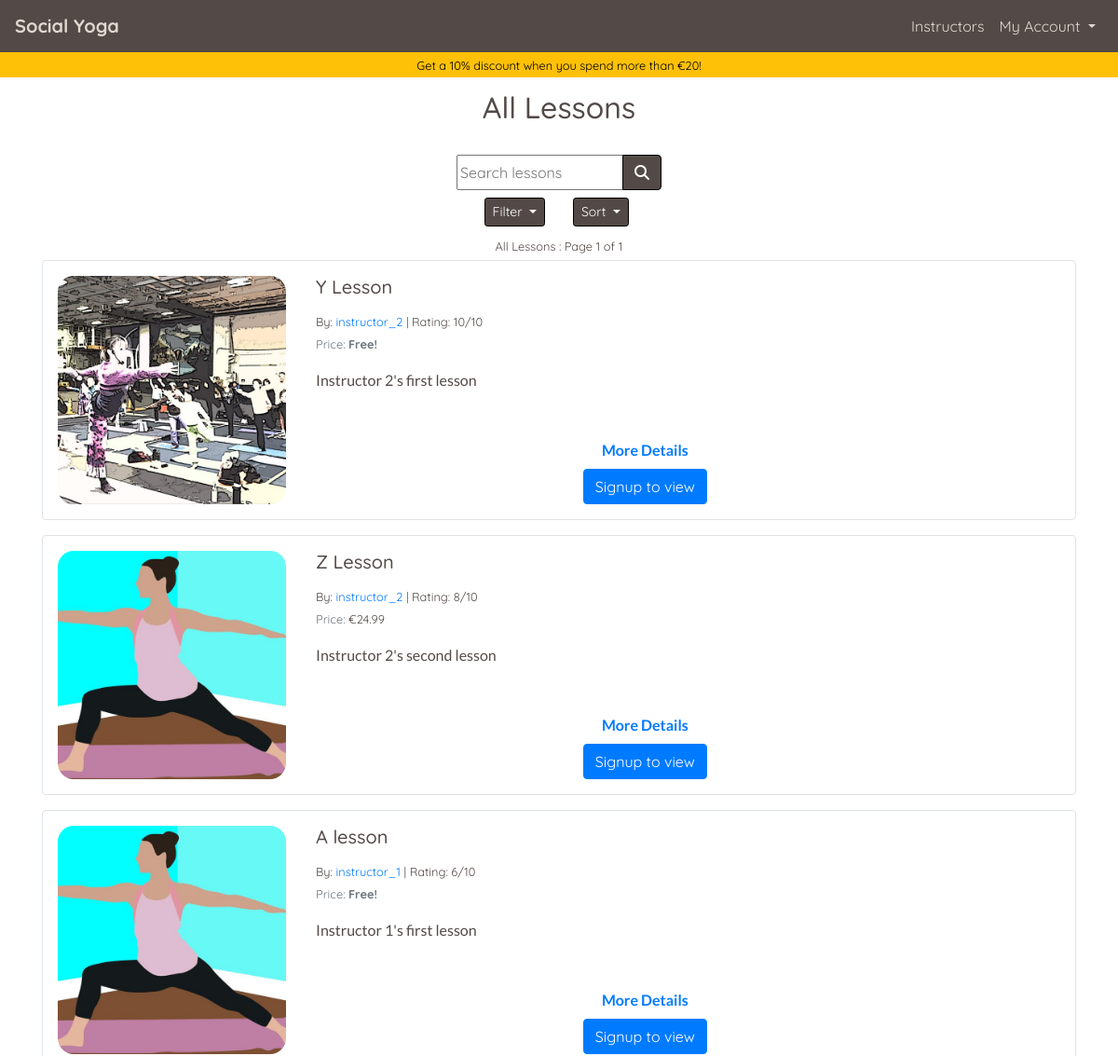
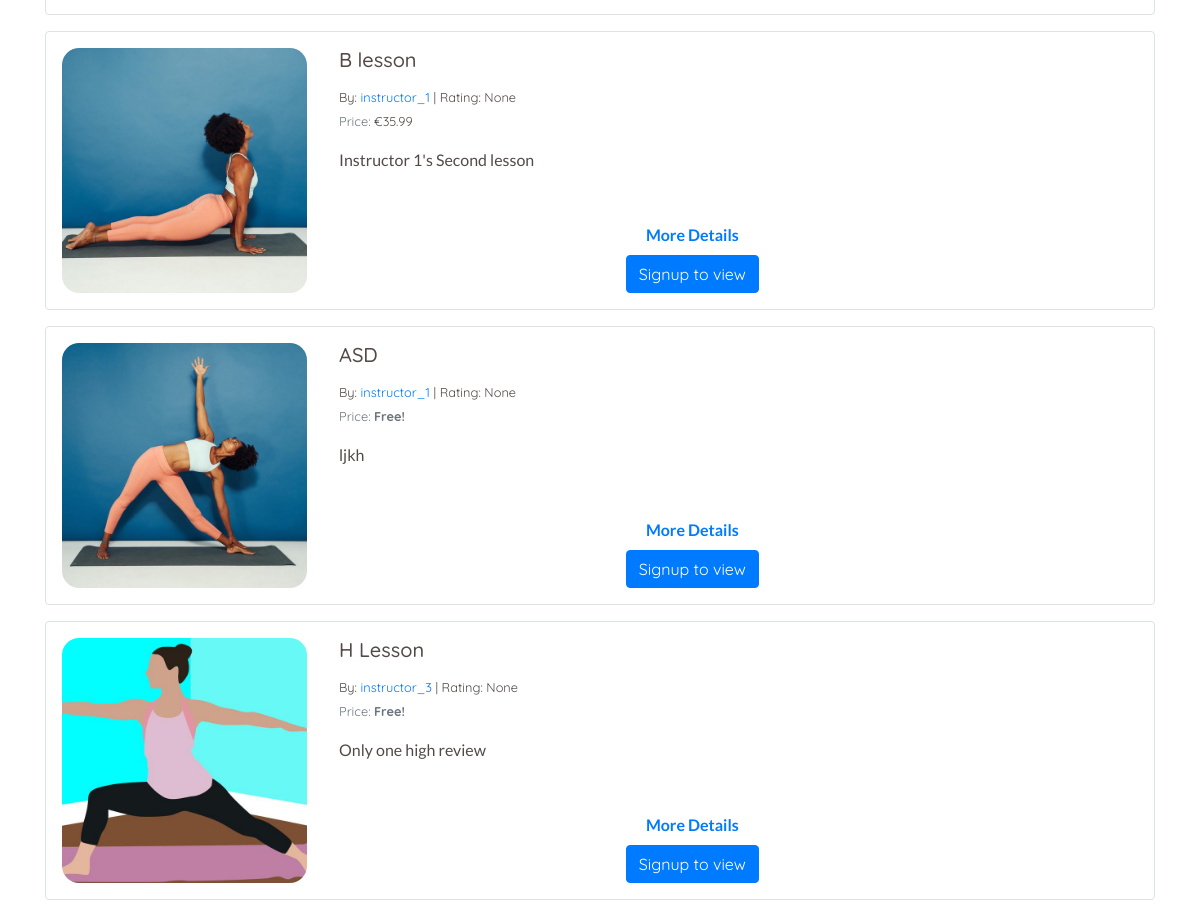
Screenshot of /lessons/ with the database file from the repository (2 pictures, top to bottom).
### lessons/models.py (models this page shows, shortened)
class Lesson(models.Model):
    lesson_id = models.CharField(max_length=32,
                                 null=False,
                                 editable=False)
    instructor_profile = models.ForeignKey(UserProfile,
                                           on_delete=models.SET_NULL,
                                           null=True,
                                           blank=True,
                                           related_name='lessons')
    lesson_name = models.CharField(max_length=32,
                                   null=False,
                                   editable=True)
    card_description = models.TextField(max_length=254)
    description = models.TextField(max_length=2048)
    image = ResizedImageField(size=[600, 600],
                              quality=75,
                              crop=['middle', 'center'],
                              force_format='JPEG',
                              upload_to='lesson_images/')
    rating = models.DecimalField(max_digits=5,
                                 decimal_places=0,
                                 null=True, blank=True)
    video_url = models.URLField(max_length=1024,
                                blank=False,
                                null=False)
    time = models.IntegerField(blank=False, null=False)
    is_free = models.BooleanField(default=True)
    price = models.DecimalField(max_digits=6,
                                decimal_places=2,
                                blank=False,
                                null=False,
                                default=0.00)

### profiles/models.py (models this page shows, shortened)
class UserProfile(models.Model):
    user = models.OneToOneField(User, on_delete=models.CASCADE)
    first_name = models.CharField(max_length=50, null=False, blank=False)
    last_name = models.CharField(max_length=50, null=False, blank=False)
    is_instructor = models.BooleanField(default=False)
    requested_instructor_status = models.BooleanField(default=False)
    card_description = models.TextField(max_length=256, blank=True, default='')
    profile_description = models.TextField(max_length=650,
                                           blank=True,
                                           default='')
    image = ResizedImageField(size=[600, 600],
                              quality=75,
                              crop=['middle', 'center'],
                              force_format='JPEG',
                              null=True,
                              blank=True,
                              upload_to='profile_images/')
    rating = models.DecimalField(max_digits=5,
                                 decimal_places=0,
                                 null=True,
                                 blank=True)
    lesson_count = models.IntegerField(default=0, editable=False)
    def __str__(self):
        return self.user.username

### lessons/views.py (the view, shortened to what this page needs)
# urls.py: path('', views.lessons, name='lessons'),
def lessons(request):
    profile = get_profile_or_none(request)
    lessons = (Lesson.objects.all().annotate(
               review_count=Count('reviewedLesson')))
    subscribed_lesson_list = []
    paid_lesson_list = []
    page_title = 'All Lessons'
    sub_title = None
    filter_title = 'All Lessons'
    filter_subtitle = ''
    valid_sort_values = ['lesson_name',
                         'instructor_profile',
                         'rating',
                         'price']
    sortby = 'rating'
    filter_by = 'all_lessons'
    sort_direction = 'desc'
    instructor_to_display = None
    query = ''
    page_number = 1  # Default page number
    lessons_on_page = 6  # No of lessons on a page at once
    if sort_direction == 'asc':
        if sortby == 'rating':
            lessons = lessons.order_by(
                (F(sortby).asc(nulls_last=True)), 'review_count')
        else:
            lessons = lessons.order_by(F(sortby).asc(nulls_last=True))
    else:
        if sortby == 'rating':
            lessons = lessons.order_by(
                (F(sortby).desc(nulls_last=True)), '-review_count')
        else:
            lessons = lessons.order_by(F(sortby).desc(nulls_last=True))
    p = Paginator(lessons, lessons_on_page)
    try:
        page_object = p.page(page_number)
    except EmptyPage:
        messages.error(request, "Page does not exist, returning to page 1")
        page_object = p.page(1)
    template = 'lessons/lessons.html'
    context = {
        'profile': profile,
        'lessons': page_object,
        'subscribed_lesson_list': subscribed_lesson_list,
        'paid_lesson_list': paid_lesson_list,
        'page_title': page_title,
        'sub_title': sub_title,
        'filter_title': filter_title,
        'filter_subtitle': filter_subtitle,
        'sort_by': sortby,
        'sort_direction': sort_direction,
        'filter_by': filter_by,
        'instructor_to_display': instructor_to_display,
        'current_query': query,
        'show_discount_banner': True,
    }
    return render(request, template, context)

### home/contexts.py (called while the page is built)
def purchased_lessons(request):
    profile = get_profile_or_none(request)
    purchased = None
    purchased_lesson_ids = []
    if profile:
        purchased = OrderLineItem.objects.filter(profile=profile)
        if purchased:
            for item in purchased:
                purchased_lesson_ids.append(item.lesson.lesson_id)
    context = {
        'purchased_lessons': purchased,
        'purchased_lesson_ids': purchased_lesson_ids,
    }
    return context

### yoga/utils.py (called while the page is built)
def get_profile_or_none(request):
    try:
        return UserProfile.objects.get(user=request.user)
    except Exception:
        return None

### lessons/templates/lessons/lessons.html (shortened to what this page needs)
{% extends "base.html" %}
{% load static %}
{% block page_header %}
<div class="container header-container">
    <div class="row">
        <div class="col">
            <h1 class="text-center title-text my-3 {% if show_discount_banner %}pt-xl-4{% endif %}" id="lesson-page-title">{{ page_title}}</h1>
        </div>
    </div>
</div>
{% endblock %}
{% block content %}
<div class="container page-contents">
    <div class="row">
        <div class="col-12 mt-2">
            {% include 'lessons/includes/lesson_sorting.html' %}
            <p class="text-center mb-1">
                <strong>
                    <small>
                        {{ filter_title }}{{ filter_subtitle }}{% if lessons %} : Page {{ lessons.number }} of {{ lessons.paginator.num_pages }}{% endif %}
                    </small>
                </strong>
            </p>
            {% if lessons %}
                {% for lesson in lessons %}
                    {% include 'lessons/includes/lesson_card.html' %}
                {% endfor %}
            {% else %}
                {% if instructor_to_display %}
                    <p class="text-center mt-5"><strong>No lesons available</strong></p>
                {% endif %}
            {% endif %}
        </div>
    </div>
</div>
{% endblock %}

### lessons/templates/lessons/includes/lesson_card.html
<div class="card mb-3 border custom-border" style="width: 100%;" id="{{ lesson.lesson_id }}">
    <div class="row no-gutters">
        <div class="col-md-3 d-flex">
            {% if lesson.image %}
                <div class="lesson-card-image-container m-auto p-3 text-center">
                    <img class="lesson-card-image img-fluid" src="{{ lesson.image.url }}" alt="{{ lesson.lesson_name }}">
                </div>
            {% endif %}
        </div>
        <div class="col-md-8">
            <div class="card-body p-3 h-100 d-flex flex-column">
                <h5 class="card-title">{{ lesson.lesson_name }}</h5>
                <p class="card-text mb-0"><small>By: <a href="{% url 'lessons' %}?instructor={{ lesson.instructor_profile.id }}">{{ lesson.instructor_profile }}</a> | Rating: {{ lesson.rating }}{% if lesson.rating %}/10{% endif %}</small></p>
                {% if lesson.price > 0 %}
                    <p class="card-text"><small class="text-muted">Price: </small>
                        {% if lesson.lesson_id in purchased_lesson_ids %}
                            <span class="text-success">
                                <strong><small>Purchased!</small></strong>
                            </span>
                        {% else %}
                            <span>
                                <small>€{{ lesson.price }}</small>
                            </span>
                        {% endif %}
                    </p>
                {% else %}
                    <p class="card-text"><small class="text-muted">Price: <strong>Free!</strong></small></p>
                {% endif %}
                <p class="card-text alt-font">{{ lesson.card_description }}</p>
                <p class="card-text alt-font mb-2 mt-auto text-center text-info"><a href="" onclick="javascript:get_modal_data('{{ lesson.lesson_id }}')" class=""><strong>More Details</strong></a></p>
                <div class="lesson-card-button-container mt-0 w-100 d-flex">
                    <div class="buttons mx-auto">
                        {% if user.is_authenticated %}
                            {% if lesson.lesson_id not in paid_lesson_list and lesson.is_free == False %}
                                {% if lesson.instructor_profile == profile %}
                                    <a class="btn btn-success" href="{% url 'studio' lesson.lesson_id %}" id="start_lesson_button_id_{{ lesson.lesson_id }}" role="button">View Your Lesson</a>
                                {% elif user.is_superuser %}
                                    <a class="btn btn-success" href="{% url 'studio' lesson.lesson_id %}" id="start_lesson_button_id_{{ lesson.lesson_id }}" role="button">View As Superuser</a>
                                {% else %}
                                    <a class="btn btn-warning" href="" onclick="javascript:add_to_basket('{{ lesson.lesson_id }}')" id="add_{{ lesson.lesson_id }}" role="button"><span>{% if lesson.lesson_id in basket_item_ids %}In basket{% else %}€{{ lesson.price }}{% endif %}</span>
                                        <span class="icon">
                                            <i class="fas fa-cart-plus"></i>
                                        </span>
                                    </a>
                                {% endif %}
                            {% elif lesson.lesson_id in subscribed_lesson_list and lesson%}
                                <span class="btn btn-warning button-unsubscribe" id="unsubscribe_lesson_button_id_{{ lesson.lesson_id }}" href="" onclick="javascript:subscribe('false', '{{ lesson.lesson_id }}', '{{ current_filter }}')" role="button">Unsubscribe</span>
                                <span hidden class="btn btn-danger" href="" id="subscribe_lesson_button_id_{{ lesson.lesson_id }}" onclick="javascript:subscribe('true', '{{ lesson.lesson_id }}', '{{ current_filter }}')" role="button">Subscribe to lesson</span>
                                <a class="btn btn-success" href="{% url 'studio' lesson.lesson_id %}" id="start_lesson_button_id_{{ lesson.lesson_id }}" role="button">Start Lesson</a>
                            {% else %}
                                <span hidden class="btn btn-warning button-unsubscribe" id="unsubscribe_lesson_button_id_{{ lesson.lesson_id }}" href="" onclick="javascript:subscribe('false', '{{ lesson.lesson_id }}', '{{ current_filter }}')" role="button">Unsubscribe</span>
                                <span class="btn btn-danger" href="" id="subscribe_lesson_button_id_{{ lesson.lesson_id }}" onclick="javascript:subscribe('true', '{{ lesson.lesson_id }}', '{{ current_filter }}')" role="button">Subscribe to lesson</span>
                                <a hidden class="btn btn-success" href="{% url 'studio' lesson.lesson_id %}" id="start_lesson_button_id_{{ lesson.lesson_id }}" role="button">Start Lesson</a>
                            {% endif %}
                        {% else %}
                            <a class="btn btn-primary" href="{% url 'account_signup' %}" role="button">Signup to view</a>
                        {% endif %}
                    </div>
                </div>
            </div>
        </div>
    </div>
</div>

### static/css/base.css (style rules this page uses)
html { height: 100%; }
body { background: url('/static/images/backgrounds/background-image.jpg') no-repeat center center fixed; background-size: cover; background-position: 75% 40px; height: calc(100vh - 63px); color: #534a47; font-family: 'Quicksand'; font-size: 16px; }
.title-text { font-size: 1.5rem; }
.header-container { margin-top: 0px; }
.custom-border { border: solid 1px #534a47; border-radius: .25rem; }
.alt-font { font-family: 'Lato'; }
.lesson-card-image { max-width: 120px; border-radius: 7%; }
@media (min-width: 768px) { .title-text, .index-main-text { font-size: 2rem; } }
@media (min-width: 768px) { .lesson-card-image { width: 100%; max-width: 425px; overflow: hidden; } }
@media (min-width: 1200px) { body { background-position: 0 35px; } }
@media (min-width: 1200px) { .header-container { margin-top: 56px; } }

### rows the page displays
Lesson: image (picture), lesson_name "Y Lesson", instructor_profile "instructor_2", rating "10", shows "/10", shows "Price:", price "Free!", card_description "Instructor 2's first lesson"
Lesson: image (picture), lesson_name "Z Lesson", instructor_profile "instructor_2", rating "8", shows "/10", price "24.99", card_description "Instructor 2's second lesson"
Lesson: image (picture), lesson_name "A lesson", instructor_profile "instructor_1", rating "6", shows "/10", shows "Price:", price "Free!", card_description "Instructor 1's first lesson"
Lesson: image (picture), lesson_name "B lesson", instructor_profile "instructor_1", rating "None", price "35.99", card_description "Instructor 1's Second lesson"
Lesson: image (picture), lesson_name "ASD", instructor_profile "instructor_1", rating "None", shows "Price:", price "Free!", card_description "ljkh"
Lesson: image (picture), lesson_name "H Lesson", instructor_profile "instructor_3", rating "None", shows "Price:", price "Free!", card_description "Only one high review"

### other values shown
{{ discount_percentage }} "10"
{{ discount_threshold }} "20"
{{ page_title }} "All Lessons"
{{ filter_title }} "All Lessons"
{{ lessons.number }} "1"
{{ lessons.paginator.num_pages }} "1"
